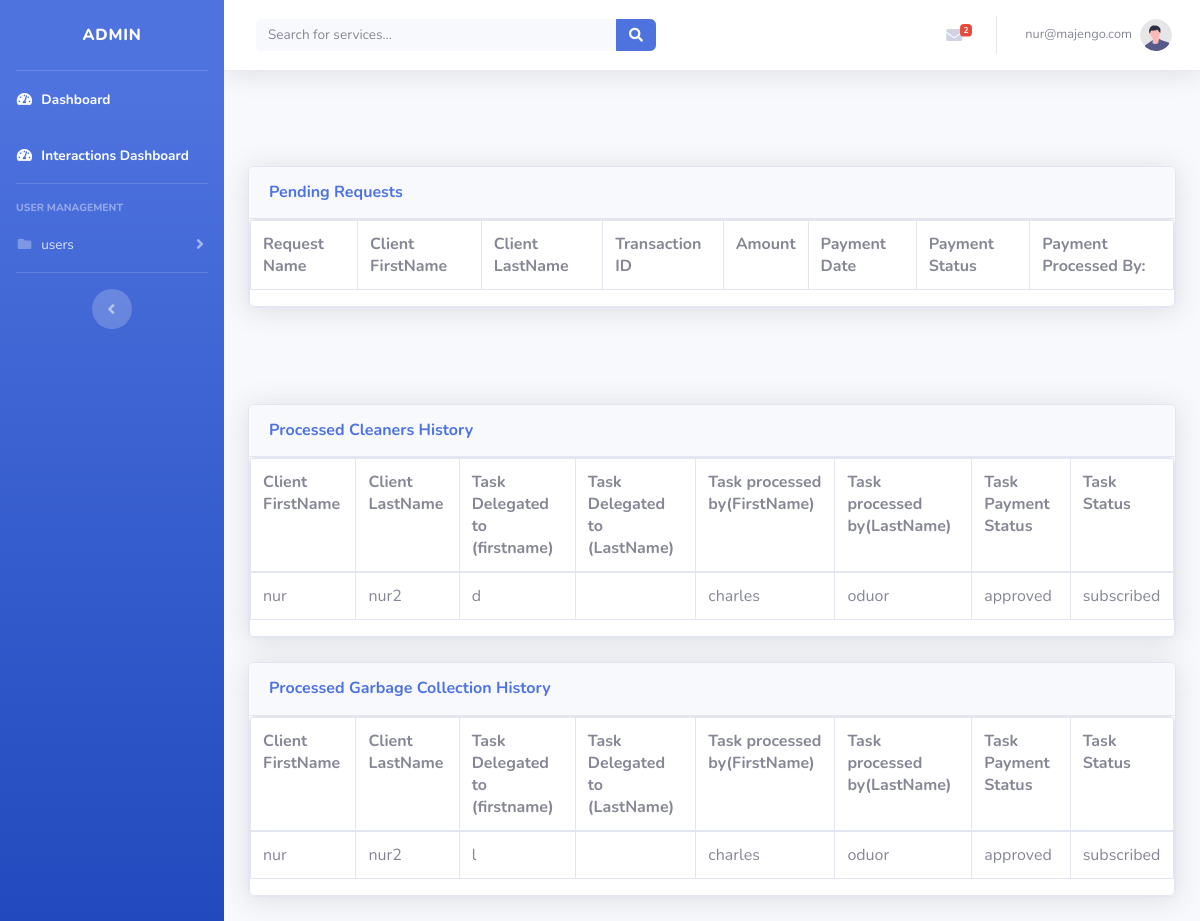
Screenshot of /staff/admin/view_requested_services.php (signed in) with the database file from the repository.
### tables this page shows
CREATE TABLE `requested_services` (
  `id` int(50) NOT NULL,
  `service_name` varchar(50) NOT NULL,
  `client_type` enum('members','non-members') NOT NULL DEFAULT 'members',
  `subscription_status` enum('pending','subscribed','not_subscribed','processing_request','closed') NOT NULL DEFAULT 'not_subscribed',
  `client_id` int(50) DEFAULT NULL,
  `assigned_employee_id` int(50) NOT NULL,
  `service_manager_id` int(50) NOT NULL
);

CREATE TABLE `clients` (
  `id` int(50) NOT NULL,
  `firstname` varchar(50) NOT NULL,
  `lastname` varchar(50) NOT NULL,
  `username` varchar(50) NOT NULL,
  `email` varchar(50) NOT NULL,
  `adress` varchar(50) NOT NULL,
  `gender` varchar(50) NOT NULL,
  `password` varchar(50) NOT NULL,
  `account_status` enum('pending','approved','rejected','') NOT NULL DEFAULT 'pending'
);

CREATE TABLE `cleaner` (
  `id` int(11) NOT NULL,
  `firstname` varchar(50) NOT NULL,
  `lastname` varchar(50) NOT NULL,
  `profession` varchar(50) NOT NULL DEFAULT 'cleaner',
  `availability` enum('available','booked') NOT NULL DEFAULT 'available',
  `email` varchar(50) NOT NULL,
  `password` varchar(50) NOT NULL,
  `account_status` enum('pending','approved','rejected') NOT NULL DEFAULT 'pending',
  `gender` varchar(50) NOT NULL,
  `adress` varchar(50) NOT NULL
);

CREATE TABLE `service_manager` (
  `id` int(50) NOT NULL,
  `firstname` varchar(50) NOT NULL,
  `lastname` varchar(50) NOT NULL,
  `username` varchar(50) NOT NULL,
  `gender` varchar(50) NOT NULL,
  `adress` varchar(50) NOT NULL,
  `email` varchar(50) NOT NULL,
  `password` varchar(50) NOT NULL,
  `account_status` enum('pending','approved','rejected') NOT NULL DEFAULT 'pending'
);

CREATE TABLE `payments` (
  `id` int(50) NOT NULL,
  `transaction_id` varchar(50) NOT NULL,
  `userid` int(50) DEFAULT NULL,
  `amount` int(50) NOT NULL,
  `payment_date` timestamp NOT NULL DEFAULT current_timestamp() ON UPDATE current_timestamp(),
  `payment_status` enum('pending','received','rejected','approved') NOT NULL DEFAULT 'pending',
  `finance_manager_id` int(50) NOT NULL,
  `request_id` int(11) NOT NULL
);

CREATE TABLE `garbage_collectors` (
  `id` int(11) NOT NULL,
  `firstname` varchar(11) NOT NULL,
  `lastname` varchar(11) NOT NULL,
  `email` varchar(11) NOT NULL,
  `password` varchar(11) NOT NULL,
  `account_status` enum('pending','approved','rejected') NOT NULL DEFAULT 'pending',
  `profession` varchar(50) NOT NULL DEFAULT 'garbage_collector',
  `availability` enum('available','booked') NOT NULL DEFAULT 'available',
  `gender` varchar(50) NOT NULL,
  `adress` varchar(50) NOT NULL
);

### staff/admin/view_requested_services.php (the view, shortened to what this page needs)
<?php
include("sidebar.php");
include("topbar.php");
?>
<!DOCTYPE html>
<html lang="en">
<head>
    <link href="../../assets/vendor/fontawesome-free/css/all.min.css" rel="stylesheet" type="text/css">
    <link href="../../assets/css/sb-admin-2.min.css" rel="stylesheet">
    <link href="../../assets/vendor/datatables/dataTables.bootstrap4.min.css" rel="stylesheet">
</head>
<body id="page-top">
    <div id="wrapper">
        <div id="content-wrapper" class="d-flex flex-column">
            <div id="content">
                <div class="container-fluid">
                    <div class="invinsible">
                    </div>
                    <div class="card shadow mb-4">
                        <div class="card-header py-3">
                            <h6 class="m-0 font-weight-bold text-primary">Pending Requests </h6>
                        </div>
                        <div class="card">
                            <div class="table-responsive">
                                <table class="table table-bordered" id="appointment">
                                    <th>Request Name</th>
                                    <th>Client FirstName</th>
                                    <th>Client LastName</th>
                                    <th>Transaction ID</th>
                                    <th>Amount</th>
                                    <th>Payment Date</th>
                                    <th>Payment Status</th>
                                    <th>Payment Processed By:</th>
                                </table>
                            </div>
                        </div>
                    </div>
                </div>
                <div class="container-fluid">
                    <div class="invinsible">
                    </div>
                    <div class="card shadow mb-4">
                        <div class="card-header py-3">
                            <h6 class="m-0 font-weight-bold text-primary">Processed Cleaners History</h6>
                        </div>
                        <div class="card">
                            <div class="table-responsive">
                                <table class="table table-bordered" id="appointment">
                                    <th>Client FirstName</th>
                                    <th>Client LastName</th>
                                    <th>Task Delegated to (firstname)</th>
                                    <th> Task Delegated to (LastName)</th>
                                    <th>Task processed by(FirstName)</th>
                                    <th>Task processed by(LastName)</th>
                                    <th>Task Payment Status</th>
                                    <th> Task Status</th>
                                    <?php
                                    $result = $mysqli->query("SELECT  clients.firstname as firstname,clients.lastname as lastname,cleaner.firstname as cleaner_firstname,cleaner.lastname as cleaner_lastname,service_manager.firstname as service_manager_firstname,service_manager.lastname as service_manager_lastname,payments.payment_status as payment_status,requested_services.subscription_status as subscription_status FROM requested_services join clients on clients.id=requested_services.client_id join service_manager on service_manager.id=requested_services.service_manager_id join payments on requested_services.id=payments.request_id join cleaner on cleaner.id=requested_services.assigned_employee_id order by requested_services.id desc") or die($mysqli->error);
                                    while ($row = $result->fetch_assoc()) {
                                        echo
                                        "
                                            <tbody>
                                           <td>" . $row['firstname'] . "</td>
                                           <td>" . $row['lastname'] . "</td>
                                           <td>" . $row['cleaner_firstname'] . "</td>
                                           <td>" . $row['cleaner_lastname'] . "</td>
                                           <td>" . $row['service_manager_firstname'] . "</td>
                                           <td>" . $row['service_manager_lastname'] . "</td>
                                           <td>" . $row['payment_status'] . "</td>
                                           <td>" . $row['subscription_status'] . "</td>
                                           </tbody>
                        ";
                                    }
                                    ?>
                                </table>
                            </div>
                        </div>
                    </div>
                    <div class="card shadow mb-4">
                        <div class="card-header py-3">
                            <h6 class="m-0 font-weight-bold text-primary">Processed Garbage Collection History</h6>
                        </div>
                        <div class="card">
                            <div class="table-responsive">
                                <table class="table table-bordered" id="appointment">
                                <th>Client FirstName</th>
                                    <th>Client LastName</th>
                                    <th>Task Delegated to (firstname)</th>
                                    <th> Task Delegated to (LastName)</th>
                                    <th>Task processed by(FirstName)</th>
                                    <th>Task processed by(LastName)</th>
                                    <th>Task Payment Status</th>
                                    <th> Task Status</th>
                                    <?php
                                    $result = $mysqli->query("SELECT  clients.firstname as firstname,clients.lastname as lastname,garbage_collectors.firstname as garbage_collector_firstname,garbage_collectors.lastname as garbage_collector_lastname,service_manager.firstname as service_manager_firstname,service_manager.lastname as service_manager_lastname,payments.payment_status as payment_status,requested_services.subscription_status as subscription_status FROM requested_services join clients on clients.id=requested_services.client_id join service_manager on service_manager.id=requested_services.service_manager_id join payments on requested_services.id=payments.request_id join garbage_collectors on garbage_collectors.id=requested_services.assigned_employee_id order by requested_services.id desc") or die($mysqli->error);
                                    while ($row = $result->fetch_assoc()) {
                                        echo
                                        "
                                            <tbody>
                                           <td>" . $row['firstname'] . "</td>
                                           <td>" . $row['lastname'] . "</td>
                                           <td>" . $row['garbage_collector_firstname'] . "</td>
                                           <td>" . $row['garbage_collector_lastname'] . "</td>
                                           <td>" . $row['service_manager_firstname'] . "</td>
                                           <td>" . $row['service_manager_lastname'] . "</td>
                                           <td>" . $row['payment_status'] . "</td>
                                           <td>" . $row['subscription_status'] . "</td>
                                           </tbody>
                        ";
                                    }
                                    ?>
                                </table>
                            </div>
                        </div>
                    </div>
                </div>
            </div>
        </div>
    </div>
</body>
</html>

### rows the page displays
requested_services: client.firstname "nur", client.lastname "nur2", cleaner.firstname "d", service_manager.firstname "charles", service_manager.lastname "oduor", payments.payment_status "approved", subscription_status "subscribed", garbage_collectors.firstname "l"

### other values shown
$staffcount "2"
$user "nur@majengo.com"
